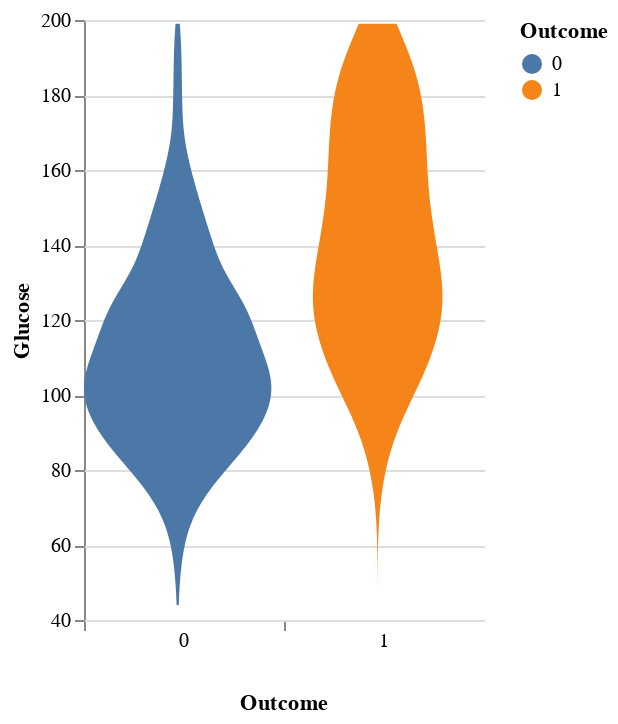

Notebook source saved alongside this figure:
### Code cell
# alt.Chart(df).mark_bar().encode(
#     alt.X("Outcome"),
#     alt.Y("Glucose"),
#     color='Outcome:N',
# ).properties(
#     width=200,
#     height=300)


alt.Chart(df).transform_density(
    'Glucose',
    as_=['Glucose', 'density'],
    # extent=[5, 50],
    groupby=['Outcome']
).mark_area(orient='horizontal').encode(
    y='Glucose:Q',
    color='Outcome:N',
    x=alt.X(
        'density:Q',
        stack='center',
        impute=None,
        title=None,
        axis=alt.Axis(labels=False, values=[0],grid=False, ticks=True),
    ),
    column=alt.Column(
        'Outcome:N',
        header=alt.Header(
            titleOrient='bottom',
            labelOrient='bottom',
            labelPadding=0,
        ),
    )
).properties(
    width=100
).configure_facet(
    spacing=0
).configure_view(
    stroke=None
)

### Figure 1 — Vega-Lite specification as saved in the notebook (floating-point values rounded to 4 significant figures; data arrays with more than 128 entries replaced by an {"elided": "..."} marker saying what was removed)
{"config": {"view": {"continuousWidth": 400, "continuousHeight": 300, "stroke": null}, "facet": {"spacing": 0}}, "data": {"name": "data-d1f3135a05036608e0862696364396b5"}, "mark": {"type": "area", "orient": "horizontal"}, "encoding": {"color": {"field": "Outcome", "type": "nominal"}, "column": {"field": "Outcome", "header": {"labelOrient": "bottom", "labelPadding": 0, "titleOrient": "bottom"}, "type": "nominal"}, "x": {"axis": {"grid": false, "labels": false, "ticks": true, "values": [0]}, "field": "density", "impute": null, "stack": "center", "title": null, "type": "quantitative"}, "y": {"field": "Glucose", "type": "quantitative"}}, "transform": [{"density": "Glucose", "groupby": ["Outcome"], "as": ["Glucose", "density"]}], "width": 100, "$schema": "https://vega.github.io/schema/vega-lite/v4.17.0.json", "datasets": {"data-d1f3135a05036608e0862696364396b5": {"elided": "768 records"}}}
